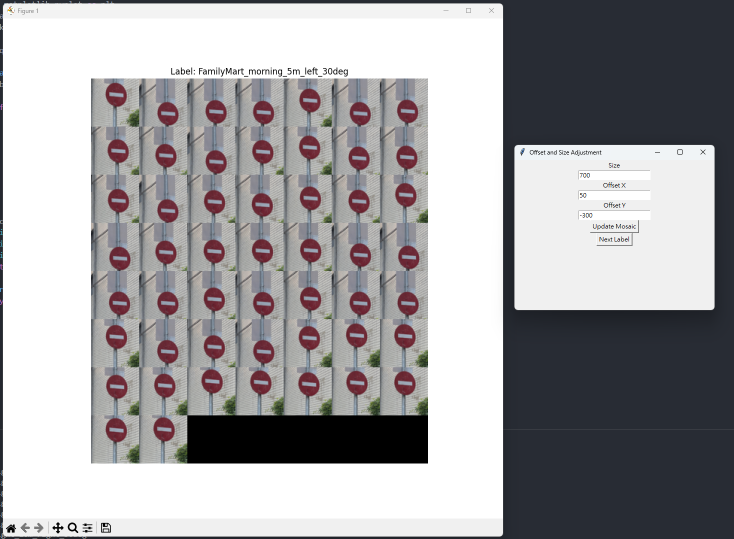
#> input picture data/real-world/assets/image-1.png, 1467 x 1078 px (shown at 1/2 size); its folder holds only this picture in this run
$ python -i load_data.py   (imports and definitions only)
#> lines starting #> are read from the running program, lines starting #| are printed output that depends on the picture
import os
from collections import defaultdict
from PIL import Image, ExifTags

################################################# testing loaded image ########################################################
import random
import matplotlib.pyplot as plt

def show_random_images(label2images, num_images=10):
    # 存放選定的圖像及其標籤
    selected_images_with_labels = []

    # 從字典中隨機選擇圖像及其標籤
    all_labels_and_images = [(label, img) for label, imgs in label2images.items() for img in imgs]
    if len(all_labels_and_images) < num_images:
        selected_images_with_labels = all_labels_and_images
    else:
        selected_images_with_labels = random.sample(all_labels_and_images, num_images)

    # 計算每個子圖的大小
    subplot_size = int(num_images**0.5)

    # 設置畫圖布局，增加figsize
    fig, axs = plt.subplots(nrows=subplot_size, ncols=subplot_size, figsize=(20, 12))

    # 展示圖像和標籤
    for ax, (label, img) in zip(axs.ravel(), selected_images_with_labels):
        ax.imshow(img)
        ax.set_title(label, fontsize=10)  # 設置標籤，並調整字體大小和旋轉角度
        ax.axis('off')

    # 調整子圖間距和布局
    plt.subplots_adjust(hspace=0.5, wspace=0.5)
    plt.tight_layout()
    plt.show()

################################################# testing loaded image ###################################################

def load_label2image_paths(base_path):
    label2image_paths = defaultdict(list)

    def recurse(current_path, current_label):
        for entry in os.listdir(current_path):
            entry_path = os.path.join(current_path, entry)
            if os.path.isdir(entry_path):
                new_label = current_label + [entry]
                recurse(entry_path, new_label)
            elif entry.lower().endswith('.jpg'):
                label = '_'.join(current_label)
                label2image_paths[label].append(entry_path)

    recurse(base_path, [])
    return label2image_paths

def correct_orientation(image):
    try:
        for orientation in ExifTags.TAGS.keys():
            if ExifTags.TAGS[orientation] == 'Orientation':
                break
        exif = image._getexif()
        if exif is not None:
            orientation = exif.get(orientation)
            if orientation == 3:
                image = image.rotate(180, expand=True)
            elif orientation == 6:
                image = image.rotate(270, expand=True)
            elif orientation == 8:
                image = image.rotate(90, expand=True)
    except (AttributeError, KeyError, IndexError):
        pass
    return image

def load_images(image_paths):
    images = []
    for image_path in image_paths:
        image = Image.open(image_path)
        image = correct_orientation(image)
        images.append(image)
    return images

def load_label2images(label2image_paths):
    label2images = defaultdict(list)
    for label, image_paths in label2image_paths.items():
        label2images[label] = load_images(image_paths)
    return label2images

# [1 line that did not run here, left out]
# [1 line not run here, left out]

>>> import cv2
>>> picture = cv2.imread('assets/image-1.png', cv2.IMREAD_GRAYSCALE)
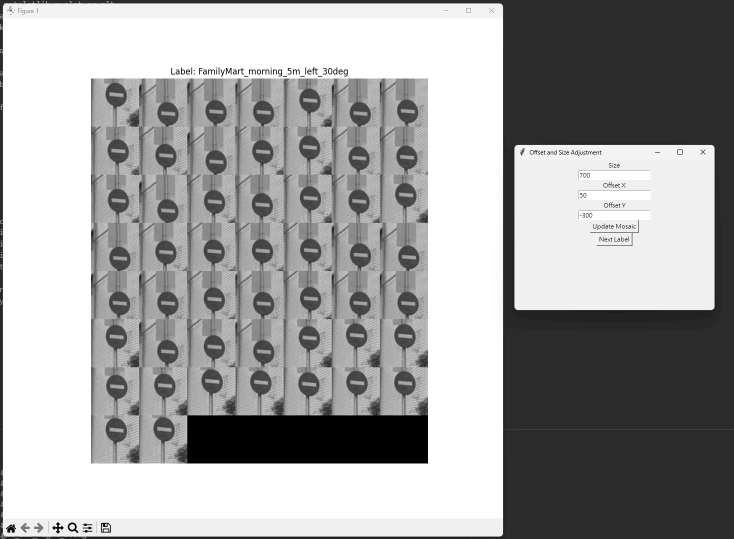
#> picture: shape (1078, 1467) (shown at 1/2 size); min 0, max 255, mean 160.7
>>> result = correct_orientation(picture)

$ run again, on data/real-world/assets/image.png
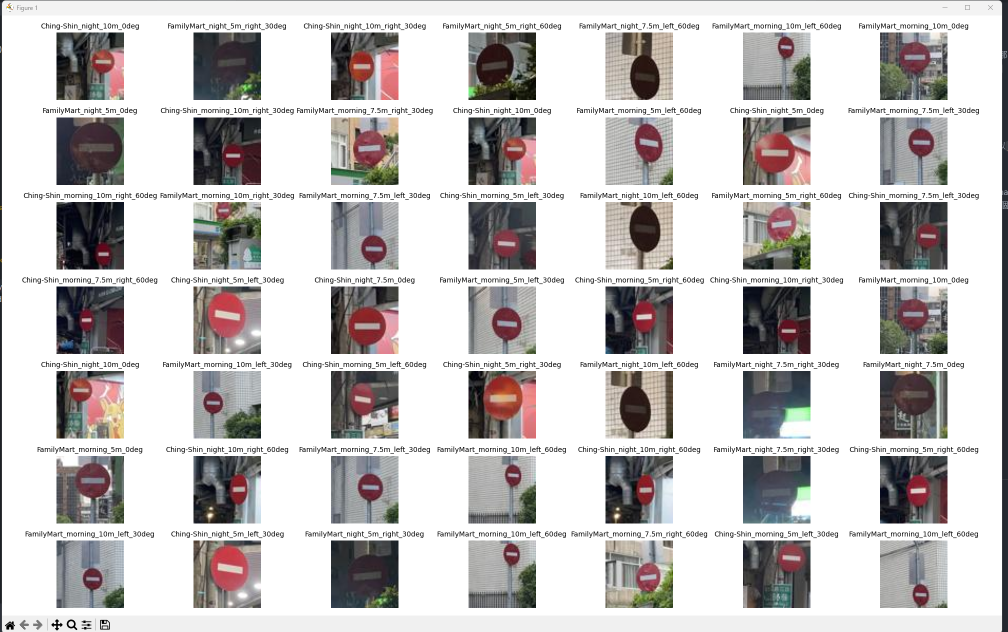
#> input picture data/real-world/assets/image.png, 2016 x 1264 px (shown at 1/2 size)
#> `picture = cv2.imread('assets/image-1.png', cv2.IMREAD_GRAYSCALE)`:
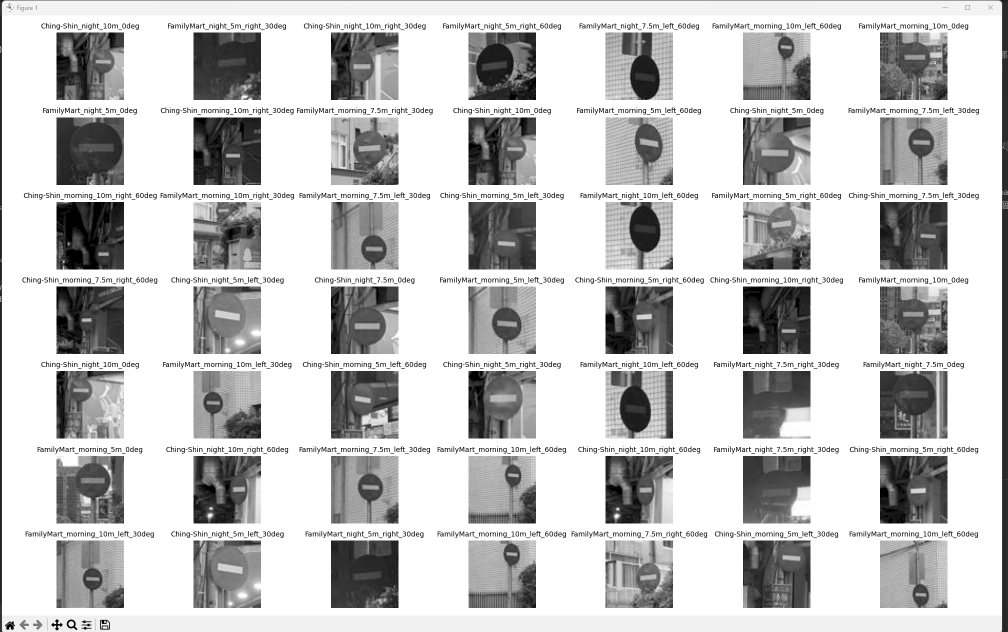
#> picture: shape (1264, 2016) (shown at 1/2 size); min 0, max 255, mean 196.7
